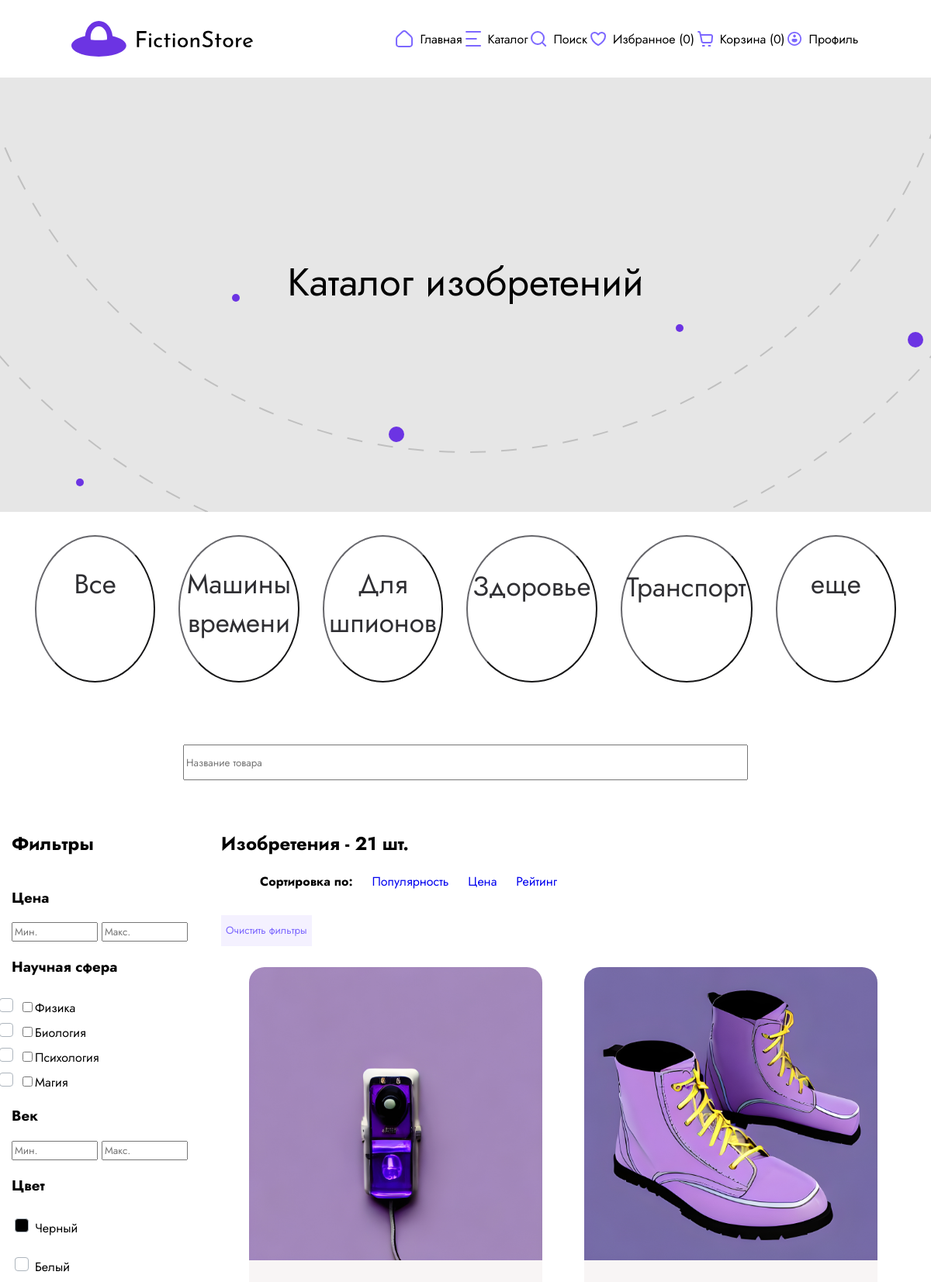
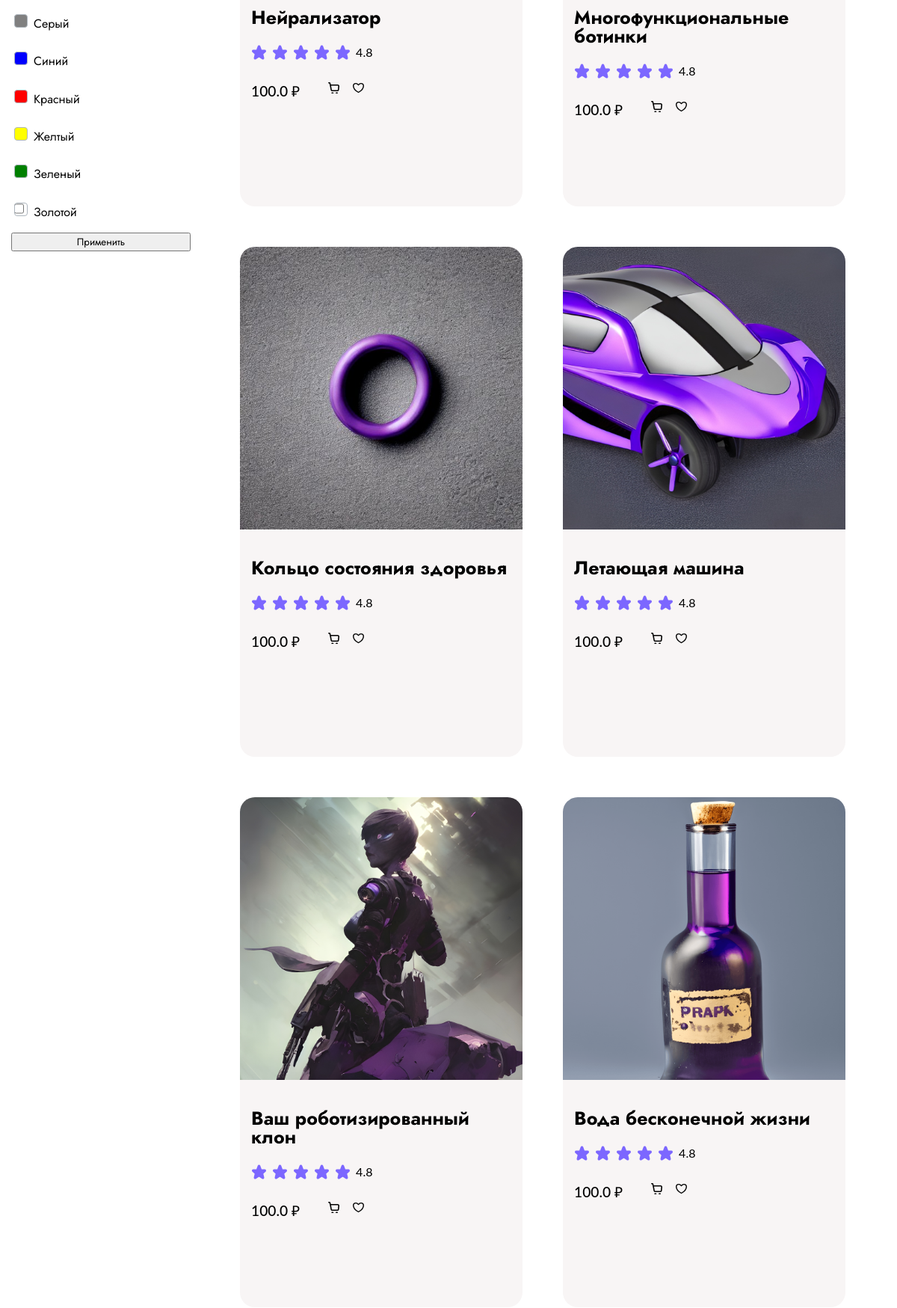
/catalog (upper part), run on the app's committed database (2 pictures, top to bottom).
### app/models.py (models this page shows)
class Item(db.Model):
    __tablename__ = "item"
    id              = db.Column(db.Integer, primary_key=True)
    title           = db.Column(db.String(100), nullable=False)
    price           = db.Column(db.Float, nullable=False)
    description     = db.Column(db.String(1000), nullable=False)
    images          = db.Column(db.JSON) # [ "str", ... ]
    colors          = db.Column(db.JSON) # [ "str", ... ]
    science         = db.Column(db.JSON) # [ "str", ... ]
    comments        = db.relationship("Comment", backref="item")

### app/controllers.py (the view)
@app.route('/catalog', methods=['GET', 'POST'])
def catalog():
    print(request.args.getlist('sci'))
    search = request.args.get('search')
    items = db.session.query(Item).filter(Item.title == search[0].upper()+search[1:].lower()).all() \
            if search else db.session.query(Item).all()
    favs_len, basket_len = favs_basket_len(authToken(request), request.cookies)
    return render_template('catalog.html', favs_len=favs_len,
                           basket_len=basket_len, items=items, search=search)

### app/controllers.py (called while the page is built)
def authToken(request):
    token = request.cookies.get('token')
    if token and (user := db.session.query(User).filter_by(token=token).first()):
        return user
    return False

def favs_basket_len(user, cookies):
    if user:
        return len(user.favourites), len(user.basket)
    return len(cookies.get('favourites') or "")//2, len(cookies.get('basket') or "")//2

### app/templates/catalog.html (shortened to what this page needs)
<!DOCTYPE html>
<html lang="en">
<head>
    <link rel="stylesheet" href="../static/styles/style.css">
</head>
<body>
<header>
    <div class="navigator">
        <a href="/" style="display: contents;"><img src="static/img/gui/logo.svg"></a>
        <nav class="hide">
                <span>
                    <img src="static/img/gui/home.svg">
                    <a href="/">Главная</a>
                </span>
            <span>
                    <img src="static/img/gui/Catalog.svg">
                    <a href="catalog">Каталог</a>
                </span>
            <span>
                    <img src="static/img/gui/Search.svg">
                    <a href="/#search">Поиск</a>
                </span>
            <span>
                    <img src="static/img/gui/favourite.svg">
                    <a href="favourites">Избранное ({{ favs_len }})</a>
                </span>
            <span>
                    <img src="static/img/gui/backets.svg">
                    <a href="basket">Корзина ({{ basket_len }})</a>
                </span>
            <span>
                    <img src="static/img/gui/Profile.svg">
                    <a href="profile">Профиль</a>
                </span>
        </nav>
    </div>
</header>
<main>
    <h1>Каталог изобретений</h1>
</main>
<span class="catalogue-circles">
        <button>
            <a href="#">Все</a>
        </button>
        <button>
            <a href="#">Машины времени</a>
        </button>
        <button>
            <a href="#">Для шпионов</a>
        </button>
        <button>
            <a href="#">Здоровье</a>
        </button>
        <button>
            <a href="#">Транспорт</a>
        </button>
        <button>
            <a href="#">еще</a>
        </button>
    </span>
<form class="catalogue-search">
    {% if search %}
    <input type="text" method="GET" name="search" placeholder="Название товара" value="{{ search }}">
    {% else %}
    <input type="text" method="GET" name="search" placeholder="Название товара">
    {% endif %}
</form>
<div class="types">
    <form class="aside">
        <h2>Фильтры</h2>
        <h3>Цена</h3>
        <div class="container">
            <div class="textrange-fields">
                <input class="textrange-field" type="text" id="minprice" placeholder="Мин.">
                <input class="textrange-field" type="text" id="maxprice" placeholder="Макс.">
            </div>
        </div>
        <h3>Научная сфера</h3>
        <div>
            <label id="physics"><input type="checkbox" name="sci" for="physics" value="physics">Физика</label>
            <label id="biology"><input type="checkbox" name="sci" for="biology" value="biology">Биология</label>
            <label id="psycho"><input type="checkbox" name="sci" for="psycho" value="psycho">Психология</label>
            <label id="magic"><input type="checkbox" name="sci" for="magic" value="magic">Магия</label>
        </div>
        <h3>Век</h3>
        <div class="wrapper">
            <div class="textrange-fields">
                <input class="textrange-field" type="text" id="mincentury" placeholder="Мин.">
                <input class="textrange-field" type="text" id="maxcentury" placeholder="Макс.">
            </div>
        </div>
        <h3>Цвет</h3>
        <div>
            <span><input type="checkbox" name="black" for="black"><label id="black">Черный</label></span>
            <span><input type="checkbox" name="white" for="white"><label id="white">Белый</label></span>
            <span><input type="checkbox" name="grey" for="grey"><label id="grey">Серый</label></span>
            <span><input type="checkbox" name="blue" for="blue"><label id="blue">Синий</label></span>
            <span><input type="checkbox" name="red" for="red"><label id="red">Красный</label></span>
            <span><input type="checkbox" name="yellow" for="yellow"><label id="yellow">Желтый</label></span>
            <span><input type="checkbox" name="green" for="green"><label id="green">Зеленый</label></span>
            <span><input type="checkbox" name="golden" for="golden"><label id="golden">Золотой</label></span>
        </div>
        <button type="submit">Применить</button>
    </form>
    <div class="catalog">
        <h2>Изобретения - {{ items|length }} шт.</h2>
        <ul class="sortby">
            <li style="font-weight: 700">Сортировка по:</li>
            <li><a href="#">Популярность</a></li>
            <li><a href="#">Цена</a></li>
            <li><a href="#">Рейтинг</a></li>
        </ul>
        <div class="wrapper">
            <div class="values">
            </div>
        </div>
        <div class="params">
            <button><a>Очистить фильтры</a></button>
        </div>
        <section>
            <div class="gallery">
                {% for item in items %}
                    <div class="card">
                <a href="product?id={{ item.id }}">
                    <img src="/static/img/items/{{ item.images.0 }}" alt="">
                </a>
                <div>
                    <a href="product?id={{ item.id }}">
                        <h4>{{ item.title }}</h4>
                    </a>
                    <span class="stars">
                        <img src="static/img/gui/star.svg" alt="">
                        <img src="static/img/gui/star.svg" alt="">
                        <img src="static/img/gui/star.svg" alt="">
                        <img src="static/img/gui/star.svg" alt="">
                        <img src="static/img/gui/star.svg" alt="">
                        <p>4.8</p>
                    </span>
                    <span>
                        <div class="price">
                            <p>{{ item.price }} &#8381;</p>
                        </div>
                        <div class="icons">
                            <a href='#'> <img src="static/img/gui/telega_small.svg" alt=""> </a>
                            <a href='#'><img src="static/img/gui/favourite_small.svg" alt=""> </a>
                        </div>
                    </span>
                </div>
            </div>
                {% endfor %}
            </div>
        </section>
    </div>
</div>
</body>
</html>

### data on the page
Item: shows a picture, title "Нейрализатор", price "100.0"
Item: shows a picture, title "Многофункциональные ботинки", price "100.0"
Item: shows a picture, title "Кольцо состояния здоровья", price "100.0"
Item: shows a picture, title "Летающая машина", price "100.0"
Item: shows a picture, title "Ваш роботизированный клон", price "100.0"
Item: shows a picture, title "Вода бесконечной жизни", price "100.0"

### other printed values
{{ favs_len }} "0"
{{ basket_len }} "0"
{{ items|length }} "21"
